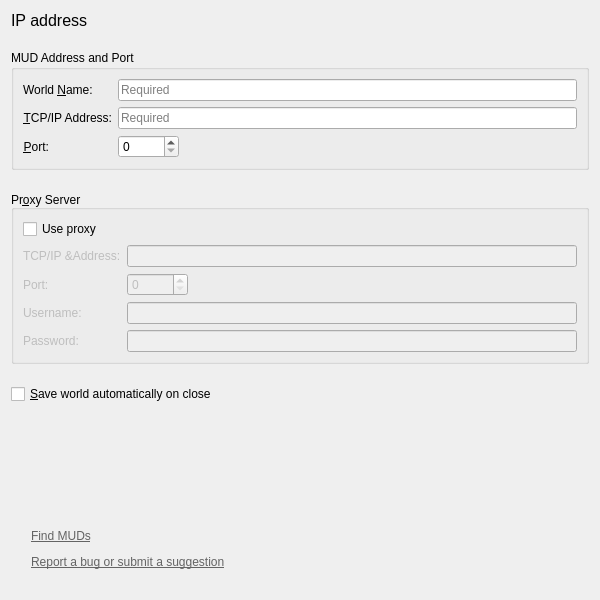
<?xml version="1.0" encoding="UTF-8"?>
<ui version="4.0">
 <class>PrefsAddress</class>
 <widget class="QWidget" name="PrefsAddress">
  <property name="geometry">
   <rect>
    <x>0</x>
    <y>0</y>
    <width>600</width>
    <height>600</height>
   </rect>
  </property>
  <property name="windowTitle">
   <string>IP Address</string>
  </property>
  <layout class="QVBoxLayout" name="_2">
   <property name="spacing">
    <number>20</number>
   </property>
   <item>
    <widget class="QLabel" name="label_title">
     <property name="sizePolicy">
      <sizepolicy hsizetype="Preferred" vsizetype="Fixed">
       <horstretch>0</horstretch>
       <verstretch>0</verstretch>
      </sizepolicy>
     </property>
     <property name="font">
      <font>
       <pointsize>12</pointsize>
      </font>
     </property>
     <property name="text">
      <string>IP address</string>
     </property>
    </widget>
   </item>
   <item>
    <widget class="QGroupBox" name="_mud">
     <property name="sizePolicy">
      <sizepolicy hsizetype="Preferred" vsizetype="Preferred">
       <horstretch>4</horstretch>
       <verstretch>0</verstretch>
      </sizepolicy>
     </property>
     <property name="title">
      <string>MUD Address and Port</string>
     </property>
     <layout class="QFormLayout" name="formLayout">
      <item row="0" column="0">
       <widget class="QLabel" name="Name_label">
        <property name="text">
         <string>World &amp;Name:</string>
        </property>
        <property name="buddy">
         <cstring>Name</cstring>
        </property>
       </widget>
      </item>
      <item row="0" column="1">
       <widget class="QLineEdit" name="Name">
        <property name="placeholderText">
         <string>Required</string>
        </property>
       </widget>
      </item>
      <item row="1" column="0">
       <widget class="QLabel" name="Site_label">
        <property name="text">
         <string>&amp;TCP/IP Address:</string>
        </property>
        <property name="alignment">
         <set>Qt::AlignmentFlag::AlignRight|Qt::AlignmentFlag::AlignTrailing|Qt::AlignmentFlag::AlignVCenter</set>
        </property>
        <property name="buddy">
         <cstring>Site</cstring>
        </property>
       </widget>
      </item>
      <item row="1" column="1">
       <widget class="QLineEdit" name="Site">
        <property name="sizePolicy">
         <sizepolicy hsizetype="Expanding" vsizetype="Fixed">
          <horstretch>0</horstretch>
          <verstretch>0</verstretch>
         </sizepolicy>
        </property>
        <property name="placeholderText">
         <string>Required</string>
        </property>
       </widget>
      </item>
      <item row="2" column="0">
       <widget class="QLabel" name="Port_label">
        <property name="text">
         <string>&amp;Port:</string>
        </property>
        <property name="alignment">
         <set>Qt::AlignmentFlag::AlignRight|Qt::AlignmentFlag::AlignTrailing|Qt::AlignmentFlag::AlignVCenter</set>
        </property>
        <property name="buddy">
         <cstring>Port</cstring>
        </property>
       </widget>
      </item>
      <item row="2" column="1">
       <widget class="QSpinBox" name="Port">
        <property name="sizePolicy">
         <sizepolicy hsizetype="Fixed" vsizetype="Fixed">
          <horstretch>0</horstretch>
          <verstretch>0</verstretch>
         </sizepolicy>
        </property>
        <property name="maximum">
         <number>65535</number>
        </property>
       </widget>
      </item>
     </layout>
    </widget>
   </item>
   <item>
    <widget class="QGroupBox" name="_proxy">
     <property name="sizePolicy">
      <sizepolicy hsizetype="Preferred" vsizetype="Preferred">
       <horstretch>3</horstretch>
       <verstretch>0</verstretch>
      </sizepolicy>
     </property>
     <property name="title">
      <string>Pr&amp;oxy Server</string>
     </property>
     <property name="alignment">
      <set>Qt::AlignmentFlag::AlignBottom|Qt::AlignmentFlag::AlignLeading|Qt::AlignmentFlag::AlignLeft</set>
     </property>
     <layout class="QVBoxLayout" name="verticalLayout_2">
      <item>
       <widget class="QCheckBox" name="UseProxy">
        <property name="text">
         <string>Use proxy</string>
        </property>
       </widget>
      </item>
      <item>
       <widget class="QWidget" name="_proxy_credentials" native="true">
        <property name="enabled">
         <bool>false</bool>
        </property>
        <layout class="QFormLayout">
         <property name="leftMargin">
          <number>0</number>
         </property>
         <property name="topMargin">
          <number>0</number>
         </property>
         <property name="rightMargin">
          <number>0</number>
         </property>
         <property name="bottomMargin">
          <number>0</number>
         </property>
         <item row="0" column="0">
          <widget class="QLabel" name="ProxyServer_label">
           <property name="text">
            <string>TCP/IP &amp;Address:</string>
           </property>
          </widget>
         </item>
         <item row="0" column="1">
          <widget class="QLineEdit" name="ProxyServer"/>
         </item>
         <item row="1" column="0">
          <widget class="QLabel" name="ProxyPort_label">
           <property name="text">
            <string>Port:</string>
           </property>
          </widget>
         </item>
         <item row="1" column="1">
          <widget class="QSpinBox" name="ProxyPort">
           <property name="sizePolicy">
            <sizepolicy hsizetype="Fixed" vsizetype="Fixed">
             <horstretch>0</horstretch>
             <verstretch>0</verstretch>
            </sizepolicy>
           </property>
           <property name="maximum">
            <number>65535</number>
           </property>
          </widget>
         </item>
         <item row="2" column="0">
          <widget class="QLabel" name="ProxyUsername_label">
           <property name="text">
            <string>Username:</string>
           </property>
          </widget>
         </item>
         <item row="2" column="1">
          <widget class="QLineEdit" name="ProxyUsername"/>
         </item>
         <item row="3" column="0">
          <widget class="QLabel" name="ProxyPassword_label">
           <property name="text">
            <string>Password:</string>
           </property>
          </widget>
         </item>
         <item row="3" column="1">
          <widget class="QLineEdit" name="ProxyPassword">
           <property name="inputMethodHints">
            <set>Qt::InputMethodHint::ImhSensitiveData</set>
           </property>
          </widget>
         </item>
        </layout>
       </widget>
      </item>
     </layout>
    </widget>
   </item>
   <item>
    <widget class="QCheckBox" name="SaveWorldAutomatically">
     <property name="text">
      <string>&amp;Save world automatically on close</string>
     </property>
    </widget>
   </item>
   <item>
    <spacer name="spacer">
     <property name="orientation">
      <enum>Qt::Orientation::Vertical</enum>
     </property>
     <property name="sizeHint" stdset="0">
      <size>
       <width>0</width>
       <height>0</height>
      </size>
     </property>
    </spacer>
   </item>
   <item>
    <widget class="QLabel" name="links">
     <property name="sizePolicy">
      <sizepolicy hsizetype="Preferred" vsizetype="Expanding">
       <horstretch>0</horstretch>
       <verstretch>0</verstretch>
      </sizepolicy>
     </property>
     <property name="text">
      <string>&lt;html&gt;&lt;head/&gt;&lt;body&gt;&lt;p&gt;&lt;a href=&quot;http://www.gammon.com.au/links/muds.htm&quot;&gt;&lt;span style=&quot; text-decoration: underline; color:#646464;&quot;&gt;Find MUDs&lt;/span&gt;&lt;/a&gt;&lt;/p&gt;&lt;p&gt;&lt;a href=&quot;https://www.github.com/jnbooth/smushclient/issues&quot;&gt;&lt;span style=&quot; text-decoration: underline; color:#646464;&quot;&gt;Report a bug or submit a suggestion&lt;/span&gt;&lt;/a&gt;&lt;/p&gt;&lt;/body&gt;&lt;/html&gt;</string>
     </property>
     <property name="alignment">
      <set>Qt::AlignmentFlag::AlignBottom|Qt::AlignmentFlag::AlignLeading|Qt::AlignmentFlag::AlignLeft</set>
     </property>
     <property name="indent">
      <number>20</number>
     </property>
    </widget>
   </item>
  </layout>
 </widget>
 <resources/>
 <connections>
  <connection>
   <sender>UseProxy</sender>
   <signal>toggled(bool)</signal>
   <receiver>_proxy_credentials</receiver>
   <slot>setEnabled(bool)</slot>
   <hints>
    <hint type="sourcelabel">
     <x>303</x>
     <y>207</y>
    </hint>
    <hint type="destinationlabel">
     <x>299</x>
     <y>281</y>
    </hint>
   </hints>
  </connection>
 </connections>
</ui>
